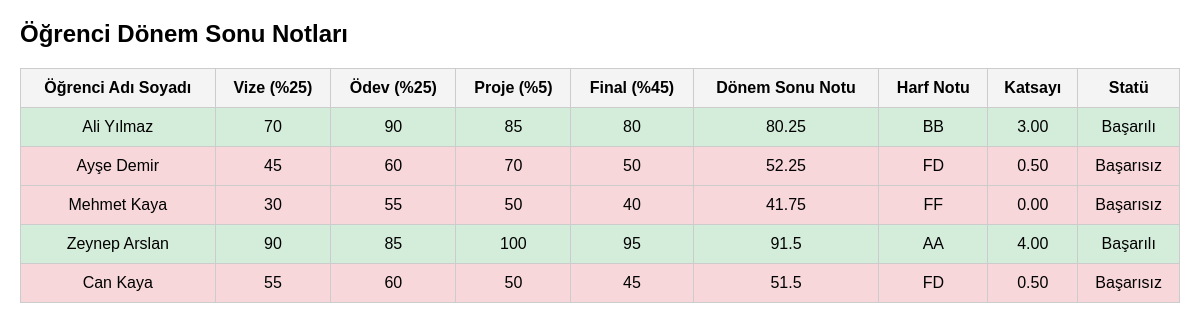
The page / on the database its author committed.
### tables this page shows
CREATE TABLE `ogrenciler` (
  `id` int(11) NOT NULL,
  `okul_no` varchar(20) NOT NULL,
  `ad_soyad` varchar(100) NOT NULL,
  `ders_adi` varchar(100) NOT NULL,
  `vize` int(11) NOT NULL,
  `final` int(11) NOT NULL,
  `odev` int(11) NOT NULL,
  `proje` int(11) NOT NULL
);

### index.php (the view, shortened to what this page needs)
<?php
require_once 'db.php';
function hesaplaDonemSonu($vize, $odev, $proje, $final) {
    $ortalama = ($vize * 0.25) + ($odev * 0.25) + ($proje * 0.05) + ($final * 0.45);
    $harf = '';
    $katsayi = 0.00;
    $statu = '';
    if ($ortalama >= 90) {
        $harf = 'AA'; $katsayi = 4.00; $statu = 'Başarılı';
    } elseif ($ortalama >= 85) {
        $harf = 'BA'; $katsayi = 3.50; $statu = 'Başarılı';
    } elseif ($ortalama >= 80) {
        $harf = 'BB'; $katsayi = 3.00; $statu = 'Başarılı';
    } elseif ($ortalama >= 75) {
        $harf = 'CB'; $katsayi = 2.50; $statu = 'Başarılı';
    } elseif ($ortalama >= 70) {
        $harf = 'CC'; $katsayi = 2.00; $statu = 'Başarılı';
    } elseif ($ortalama >= 65) {
        $harf = 'DC'; $katsayi = 1.50; $statu = 'Başarılı';
    } elseif ($ortalama >= 60) {
        $harf = 'DD'; $katsayi = 1.00; $statu = 'Başarılı';
    } elseif ($ortalama >= 50) {
        $harf = 'FD'; $katsayi = 0.50; $statu = 'Başarısız';
    } else {
        $harf = 'FF'; $katsayi = 0.00; $statu = 'Başarısız';
    }
    return [
        'ortalama' => round($ortalama, 2),
        'harf' => $harf,
        'katsayi' => number_format($katsayi, 2),
        'statu' => $statu
    ];
}
$sql = "SELECT * FROM ogrenciler";
$result = $conn->query($sql);
?>
<!DOCTYPE html>
<html lang="tr">
<head>
</head>
<body>
    <h2>Öğrenci Dönem Sonu Notları</h2>
    <table>
        <thead>
            <tr>
                <th>Öğrenci Adı Soyadı</th>
                <th>Vize (%25)</th>
                <th>Ödev (%25)</th>
                <th>Proje (%5)</th>
                <th>Final (%45)</th>
                <th>Dönem Sonu Notu</th>
                <th>Harf Notu</th>
                <th>Katsayı</th>
                <th>Statü</th>
            </tr>
        </thead>
        <tbody>
            <?php
            if ($result->num_rows > 0) {
                while($row = $result->fetch_assoc()) {
                    $sonuc = hesaplaDonemSonu($row['vize'], $row['odev'], $row['proje'], $row['final']);
                    $statuClass = ($sonuc['statu'] == 'Başarısız') ? 'basarisiz' : 'basarili';
                    echo "<tr class='{$statuClass}'>
                            <td>" . htmlspecialchars($row['ad_soyad']) . "</td>
                            <td>" . htmlspecialchars($row['vize']) . "</td>
                            <td>" . htmlspecialchars($row['odev']) . "</td>
                            <td>" . htmlspecialchars($row['proje']) . "</td>
                            <td>" . htmlspecialchars($row['final']) . "</td>
                            <td>" . $sonuc['ortalama'] . "</td>
                            <td>" . $sonuc['harf'] . "</td>
                            <td>" . $sonuc['katsayi'] . "</td>
                            <td>" . $sonuc['statu'] . "</td>
                          </tr>";
                }
            } else {
                echo "<tr><td colspan='9'>Sistemde kayıtlı öğrenci bulunamadı.</td></tr>";
            }
            ?>
        </tbody>
    </table>
</body>
</html>

### index.php (style rules this page uses)
body { font-family: Arial, sans-serif; margin: 20px; }
table { width: 100%; border-collapse: collapse; margin-top: 20px; }
th, td { border: 1px solid #ccc; padding: 10px; text-align: center; }
th { background-color: #f4f4f4; }
.basarili { background-color: #d4edda; }
.basarisiz { background-color: #f8d7da; }

### rows shown on the page
ogrenciler: ad_soyad "Ali Yılmaz", vize "70", odev "90", proje "85", final "80", ortalama "80.25", harf "BB", katsayi "3.00", statu "Başarılı"
ogrenciler: ad_soyad "Ayşe Demir", vize "45", odev "60", proje "70", final "50", ortalama "52.25", harf "FD", katsayi "0.50", statu "Başarısız"
ogrenciler: ad_soyad "Mehmet Kaya", vize "30", odev "55", proje "50", final "40", ortalama "41.75", harf "FF", katsayi "0.00", statu "Başarısız"
ogrenciler: ad_soyad "Zeynep Arslan", vize "90", odev "85", proje "100", final "95", ortalama "91.5", harf "AA", katsayi "4.00", statu "Başarılı"
ogrenciler: ad_soyad "Can Kaya", vize "55", odev "60", proje "50", final "45", ortalama "51.5", harf "FD", katsayi "0.50", statu "Başarısız"
